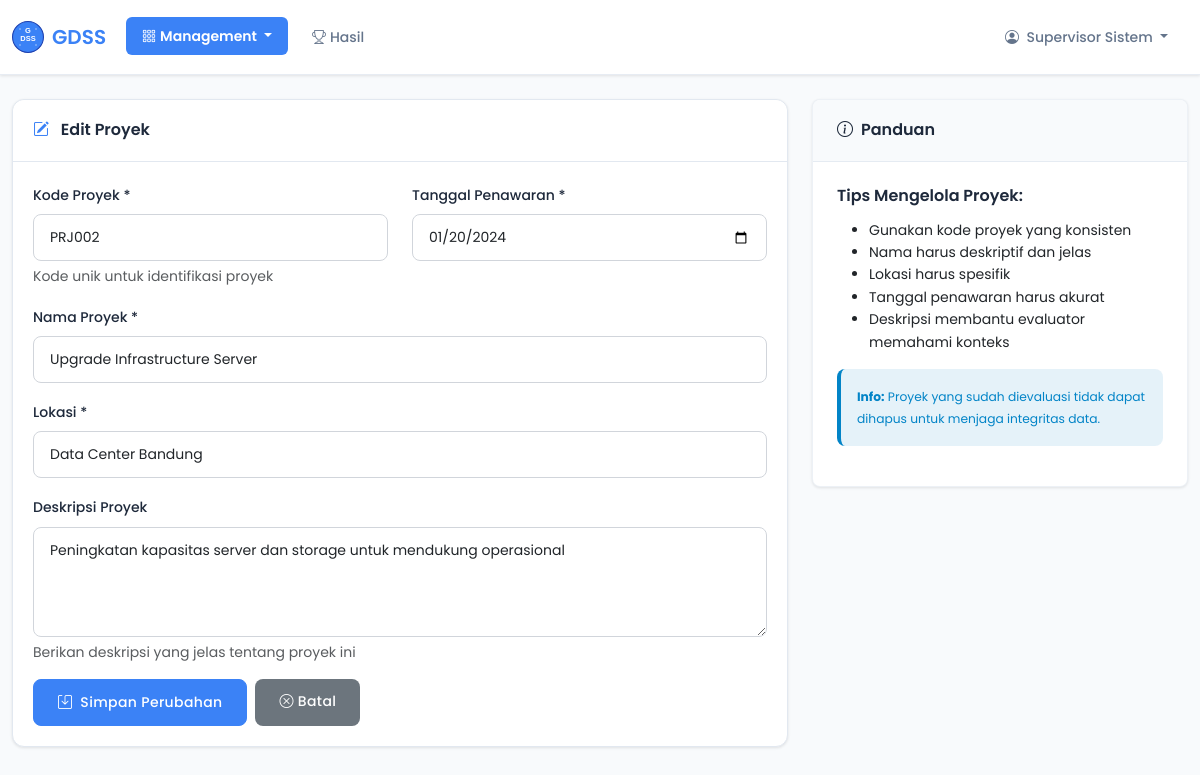
The page /projects.php?action=edit&id=2 (signed in) on the database its author committed.
### tables this page shows
CREATE TABLE projects (
    id INT PRIMARY KEY AUTO_INCREMENT,
    code VARCHAR(20) UNIQUE NOT NULL,
    name VARCHAR(200) NOT NULL,
    location VARCHAR(100) NOT NULL,
    date_offer DATE NOT NULL,
    description TEXT,
    status ENUM('active', 'completed', 'cancelled') DEFAULT 'active',
    created_at TIMESTAMP DEFAULT CURRENT_TIMESTAMP
);

### functions.php (called while the page is built, shortened)
<?php
function getConnection() {
    static $pdo = null;
    if ($pdo === null) {
        try {
            $pdo = new PDO(
                "mysql:host=" . DB_HOST . ";dbname=" . DB_NAME . ";charset=utf8mb4",
                DB_USER,
                DB_PASS,
                [
                    PDO::ATTR_ERRMODE => PDO::ERRMODE_EXCEPTION,
                    PDO::ATTR_DEFAULT_FETCH_MODE => PDO::FETCH_ASSOC,
                    PDO::ATTR_EMULATE_PREPARES => false
                ]
            );
        } catch (PDOException $e) {
            error_log("Database connection error: " . $e->getMessage());
            die("Koneksi database gagal. Silakan hubungi administrator.");
        }
    }
    return $pdo;
}
function isLoggedIn() {
    return isset($_SESSION['user_id']) && !empty($_SESSION['user_id']);
}
function getCurrentUser() {
    return [
        'id' => $_SESSION['user_id'],
        'username' => $_SESSION['username'],
        'role' => $_SESSION['user_role'],
        'fullname' => $_SESSION['user_fullname']
    ];
}
function getAllProjects() {
    try {
        $pdo = getConnection();
        $stmt = $pdo->query("
            SELECT * FROM projects
            WHERE status = 'active'
            ORDER BY id
        ");
        return $stmt->fetchAll();
    } catch (PDOException $e) {
        error_log("Error getting all projects: " . $e->getMessage());
        return [];
    }
}
function getProjectById($id) {
    try {
        $pdo = getConnection();
        $stmt = $pdo->prepare("SELECT * FROM projects WHERE id = ?");
        $stmt->execute([$id]);
        return $stmt->fetch();
    } catch (PDOException $e) {
        error_log("Error getting project by ID: " . $e->getMessage());
        return null;
    }
}
function escape($string) {
    return htmlspecialchars($string ?? '', ENT_QUOTES, 'UTF-8');
}
?>

### projects.php (the view, shortened to what this page needs)
<?php
require_once 'functions.php';
$user = getCurrentUser();
$action = $_GET['action'] ?? 'list';
$project_id = $_GET['id'] ?? null;
$project = null;
if ($action == 'edit' && $project_id) {
    $project = getProjectById($project_id);
}
$projects = getAllProjects();
?>
<!DOCTYPE html>
<html lang="id">
<head>
    <link href="https://cdn.jsdelivr.net/npm/bootstrap@5.3.0/dist/css/bootstrap.min.css" rel="stylesheet">
    <link href="https://cdn.jsdelivr.net/npm/bootstrap-icons@1.10.0/font/bootstrap-icons.css" rel="stylesheet">
    <link href="assets/css/style.css" rel="stylesheet">
</head>
<body>
    <nav class="navbar navbar-expand-lg navbar-light bg-white" style="box-shadow: 0 1px 3px 0 rgba(0, 0, 0, 0.1);">
        <div class="container-fluid">
            <a class="navbar-brand d-flex align-items-center" href="dashboard.php">
                <img src="assets/images/logo.svg" alt="GDSS Logo" width="32" height="32" class="me-2">
                <span style="font-family: 'Poppins', sans-serif; font-weight: 600; color: #3B82F6;">GDSS</span>
            </a>
            <div class="collapse navbar-collapse" id="navbarNav">
                <ul class="navbar-nav me-auto">
                    <li class="nav-item dropdown">
                        <a class="nav-link dropdown-toggle active" href="#" role="button" data-bs-toggle="dropdown" style="font-family: 'Poppins', sans-serif; background: #3B82F6; color: white; border-radius: 6px; font-weight: 600; padding: 8px 12px;">
                            <i class="bi bi-grid-3x3-gap me-1"></i>Management
                        </a>
                    </li>
                    <li class="nav-item">
                        <a class="nav-link" href="results.php" style="font-family: 'Poppins', sans-serif; color: #64748B; font-weight: 500;">
                            <i class="bi bi-trophy me-1"></i>Hasil
                        </a>
                    </li>
                </ul>
                <ul class="navbar-nav">
                    <li class="nav-item dropdown">
                        <a class="nav-link dropdown-toggle" href="#" role="button" data-bs-toggle="dropdown" style="font-family: 'Poppins', sans-serif; color: #64748B; font-weight: 500;">
                            <i class="bi bi-person-circle me-1"></i>
                            <?= escape($user['fullname']) ?>
                        </a>
                    </li>
                </ul>
            </div>
        </div>
    </nav>
    <div class="container-fluid mt-4">
        <?php if ($action == 'create' || $action == 'edit'): ?>
        <div class="row">
            <div class="col-md-8">
                <div class="card" style="border: 1px solid #E2E8F0; border-radius: 12px; box-shadow: 0 1px 3px rgba(0, 0, 0, 0.1);">
                    <div class="card-header" style="background: white; border-radius: 12px 12px 0 0; padding: 20px; border-bottom: 1px solid #E2E8F0;">
                        <h5 class="mb-0" style="font-family: 'Poppins', sans-serif; font-weight: 600; color: #1E293B; font-size: 16px;">
                            <i class="bi bi-<?= $action == 'create' ? 'plus-circle' : 'pencil-square' ?> me-2" style="color: #3B82F6;"></i>
                            <?= $action == 'create' ? 'Tambah Proyek Baru' : 'Edit Proyek' ?>
                        </h5>
                    </div>
                    <div class="card-body" style="padding: 20px;">
                        <form method="POST" action="">
                            <div class="row">
                                <div class="col-md-6">
                                    <div class="mb-3">
                                        <label for="code" class="form-label">Kode Proyek *</label>
                                        <input type="text"
                                               class="form-control"
                                               id="code"
                                               name="code"
                                               value="<?= $project ? escape($project['code']) : '' ?>"
                                               placeholder="Contoh: PRJ-2024-001"
                                               required>
                                        <div class="form-text">Kode unik untuk identifikasi proyek</div>
                                    </div>
                                </div>
                                <div class="col-md-6">
                                    <div class="mb-3">
                                        <label for="date_offer" class="form-label">Tanggal Penawaran *</label>
                                        <input type="date"
                                               class="form-control"
                                               id="date_offer"
                                               name="date_offer"
                                               value="<?= $project ? $project['date_offer'] : date('Y-m-d') ?>"
                                               required>
                                    </div>
                                </div>
                            </div>
                            <div class="mb-3">
                                <label for="name" class="form-label">Nama Proyek *</label>
                                <input type="text"
                                       class="form-control"
                                       id="name"
                                       name="name"
                                       value="<?= $project ? escape($project['name']) : '' ?>"
                                       placeholder="Contoh: Sistem Informasi Manajemen Karyawan"
                                       required>
                            </div>
                            <div class="mb-3">
                                <label for="location" class="form-label">Lokasi *</label>
                                <input type="text"
                                       class="form-control"
                                       id="location"
                                       name="location"
                                       value="<?= $project ? escape($project['location']) : '' ?>"
                                       placeholder="Contoh: Jakarta Pusat"
                                       required>
                            </div>
                            <div class="mb-3">
                                <label for="description" class="form-label">Deskripsi Proyek</label>
                                <textarea class="form-control"
                                          id="description"
                                          name="description"
                                          rows="4"
                                          placeholder="Jelaskan detail proyek, tujuan, dan ruang lingkup"><?= $project ? escape($project['description']) : '' ?></textarea>
                                <div class="form-text">Berikan deskripsi yang jelas tentang proyek ini</div>
                            </div>
                            <div class="d-flex gap-2">
                                <button type="submit" class="btn btn-primary">
                                    <i class="bi bi-save me-1"></i>
                                    <?= $action == 'create' ? 'Tambah Proyek' : 'Simpan Perubahan' ?>
                                </button>
                                <a href="projects.php" class="btn btn-secondary">
                                    <i class="bi bi-x-circle me-1"></i>Batal
                                </a>
                            </div>
                        </form>
                    </div>
                </div>
            </div>
            <div class="col-md-4">
                <div class="card">
                    <div class="card-header">
                        <h6 class="mb-0">
                            <i class="bi bi-info-circle me-2"></i>Panduan
                        </h6>
                    </div>
                    <div class="card-body">
                        <h6>Tips Mengelola Proyek:</h6>
                        <ul class="small">
                            <li>Gunakan kode proyek yang konsisten</li>
                            <li>Nama harus deskriptif dan jelas</li>
                            <li>Lokasi harus spesifik</li>
                            <li>Tanggal penawaran harus akurat</li>
                            <li>Deskripsi membantu evaluator memahami konteks</li>
                        </ul>
                        <div class="alert alert-info mt-3">
                            <small>
                                <strong>Info:</strong> Proyek yang sudah dievaluasi tidak dapat dihapus untuk menjaga integritas data.
                            </small>
                        </div>
                    </div>
                </div>
            </div>
        </div>
        <?php endif; ?>
    </div>
</body>
</html>

### assets/css/style.css (style rules this page uses)
:root { --primary-blue: #3B82F6; --primary-dark: #1E293B; --secondary-gray: #64748B; --light-gray: #F8FAFC; --white: #FFFFFF; --success: #059669; --warning: #D97706; --danger: #DC2626; --info: #0284C7; --gradient-primary: linear-gradient(135deg, #3B82F6 0%, #1E40AF 100%); --gradient-light: linear-gradient(135deg, #F8FAFC 0%, #E2E8F0 100%); --shadow-sm: 0 1px 3px 0 rgba(0, 0, 0, 0.1); --shadow-md: 0 4px 6px -1px rgba(0, 0, 0, 0.1); --shadow-lg: 0 10px 15px -3px rgba(0, 0, 0, 0.1); --font-family: 'Poppins', -apple-system, BlinkMacSystemFont, sans-serif; --font-size-xs: 0.75rem; --font-size-sm: 0.875rem; --font-size-base: 1rem; --font-size-lg: 1.125rem; --font-size-xl: 1.25rem; --font-size-2xl: 1.5rem; --font-size-3xl: 1.875rem; --font-size-4xl: 2.25rem; --font-weight-light: 300; --font-weight-normal: 400; --font-weight-medium: 500; --font-weight-semibold: 600; --font-weight-bold: 700; --border-radius: 8px; --transition: all 0.2s ease-in-out; }
* { margin: 0; padding: 0; box-sizing: border-box; }
body { font-family: var(--font-family); font-size: var(--font-size-base); font-weight: var(--font-weight-normal); line-height: 1.6; color: var(--primary-dark); background-color: var(--light-gray); -webkit-font-smoothing: antialiased; -moz-osx-font-smoothing: grayscale; }
h1, h2, h3, h4, h5, h6 { font-family: var(--font-family); font-weight: var(--font-weight-semibold); line-height: 1.3; margin-bottom: 0.75rem; color: var(--primary-dark); }
h5 { font-size: var(--font-size-lg); }
h6 { font-size: var(--font-size-base); }
.navbar { background: var(--white) !important; box-shadow: var(--shadow-sm); padding: 1rem 0; border-bottom: 1px solid rgba(226, 232, 240, 0.8); }
.navbar-brand { font-family: var(--font-family); font-weight: var(--font-weight-bold); font-size: var(--font-size-xl); color: var(--primary-blue) !important; text-decoration: none; }
.navbar-nav .nav-link { color: var(--secondary-gray) !important; font-weight: var(--font-weight-medium); font-size: var(--font-size-sm); padding: 0.5rem 1rem !important; border-radius: var(--border-radius); transition: var(--transition); margin: 0 0.25rem; }
.navbar-nav .nav-link:hover, .navbar-nav .nav-link.active { background-color: var(--primary-blue); color: var(--white) !important; transform: translateY(-1px); }
.card { border: none; border-radius: var(--border-radius); box-shadow: var(--shadow-sm); transition: var(--transition); overflow: hidden; background: var(--white); border: 1px solid rgba(226, 232, 240, 0.6); }
.card-header { background: var(--light-gray); border-bottom: 1px solid rgba(226, 232, 240, 0.8); color: var(--primary-dark); font-weight: var(--font-weight-semibold); font-size: var(--font-size-lg); padding: 1.25rem 1.5rem; }
.card-body { padding: 1.5rem; }
.btn { border-radius: var(--border-radius); font-family: var(--font-family); font-weight: var(--font-weight-medium); font-size: var(--font-size-sm); padding: 0.75rem 1.5rem; border: none; transition: var(--transition); letter-spacing: 0.025em; }
.btn-primary { background-color: var(--primary-blue); color: var(--white); border: 1px solid var(--primary-blue); }
.form-control { border: 1px solid #D1D5DB; border-radius: var(--border-radius); padding: 0.75rem 1rem; font-size: var(--font-size-sm); font-family: var(--font-family); transition: var(--transition); background-color: var(--white); }
.form-label { font-family: var(--font-family); font-weight: var(--font-weight-medium); font-size: var(--font-size-sm); color: var(--primary-dark); margin-bottom: 0.5rem; }
.alert { border: none; border-radius: var(--border-radius); font-family: var(--font-family); font-size: var(--font-size-sm); border-left: 4px solid; }
.alert-info { background-color: rgba(2, 132, 199, 0.1); color: var(--info); border-left-color: var(--info); }

### projects.php (style rules this page uses)
body { font-family: 'Poppins', sans-serif; background-color: #F8FAFC; }

### rows shown on the page
projects: code "PRJ002", date_offer "01/20/2024", name "Upgrade Infrastructure Server", location "Data Center Bandung", description "Peningkatan kapasitas server dan storage untuk mendukung operasional"

### other values the page prints
$user['fullname'] "Supervisor Sistem"
